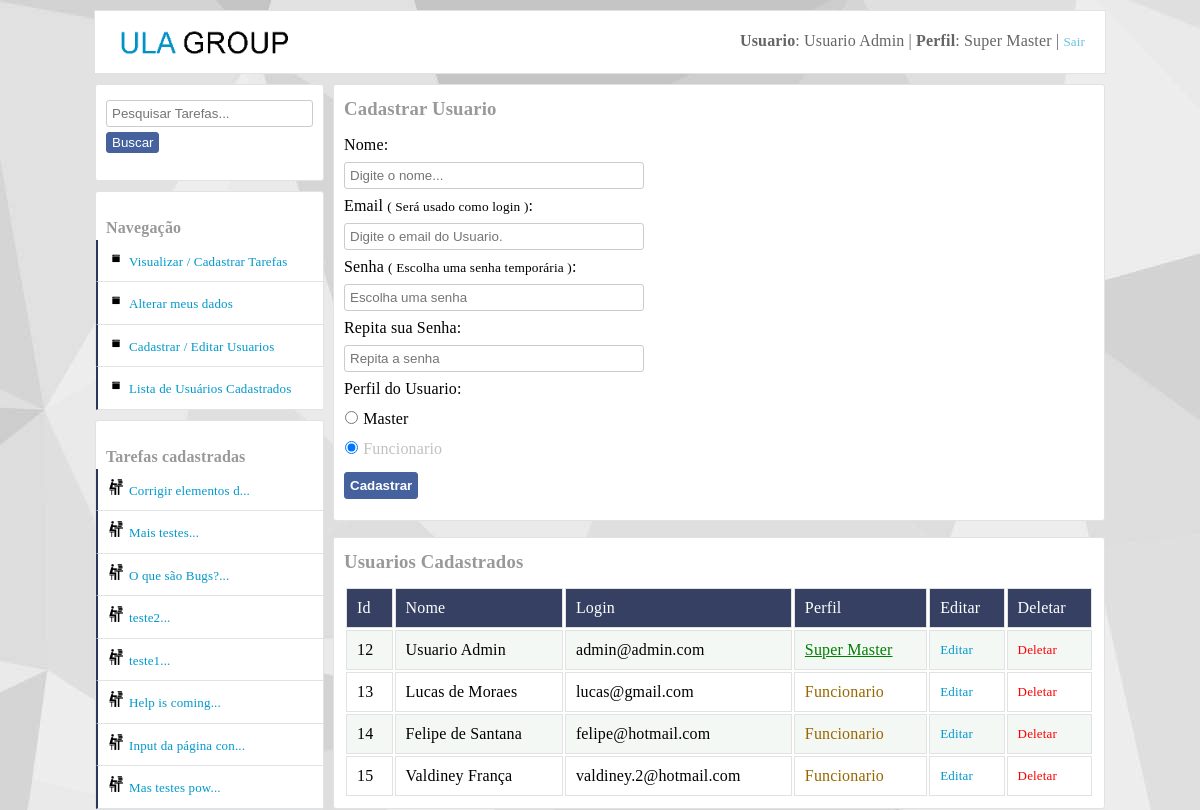
/cadastrar_usuarios.php (signed in), run on the app's committed database.
### tables this page shows
CREATE TABLE IF NOT EXISTS `usuarios` (
  `id` int(11) NOT NULL AUTO_INCREMENT,
  `nome` varchar(40) NOT NULL,
  `login` varchar(40) NOT NULL,
  `senha` varchar(10) NOT NULL,
  `dataCadastro` varchar(10) NOT NULL,
  `perfil` int(11) NOT NULL,
  `perfil_master_master` int(11) DEFAULT NULL,
  PRIMARY KEY (`id`)
);

CREATE TABLE IF NOT EXISTS `tarefas` (
  `id` int(11) NOT NULL AUTO_INCREMENT,
  `titulo` varchar(50) NOT NULL,
  `texto` text NOT NULL,
  `vinculoUsuario` int(11) NOT NULL,
  `dataCadastro` varchar(10) NOT NULL,
  `situacao` int(11) DEFAULT NULL,
  `dataAcao` varchar(10) DEFAULT NULL,
  `criadorDaTarefa` int(11) NOT NULL,
  PRIMARY KEY (`id`),
  KEY `fk_criador_da_tarefa` (`criadorDaTarefa`),
  KEY `fk_quem_vai_fazer_a_tarefa` (`vinculoUsuario`)
);

### Container.class.php (called while the page is built, shortened)
<?php
class Container
{
	public static function getUsuario()
	{
		$usuario = new UsuarioModel(self::getConexao());
		return $usuario;
	}
	public static function getConexao()
	{
		$servidor = "false";
		if ($servidor == "true")
		{
			$conexao = new Conexao("mysql.hostinger.com.br","u592982482_ney","u592982482_ney","32402709ney");
		}
		else
		{
			$conexao = new Conexao("localhost","tarefas","root","");
		}
	    return $conexao;
	}
}

### db/Conexao.class.php (called while the page is built, shortened)
<?php
class Conexao implements ConexaoInterface
{
	private $host;
	private $db;
	private $user;
	private $password;
	public function __construct($host, $db, $user, $password)
	{
		$this->host = $host;
		$this->db = $db;
		$this->user = $user;
		$this->password = $password;
	}
	public function connect()
	{
		return new \PDO("mysql:host={$this->host};dbname={$this->db}",$this->user,$this->password);
	}
}

### models/UsuarioModel.class.php (called while the page is built, shortened)
<?php
class UsuarioModel
{
	private $tableName = "usuarios";
	private $db;
	public function __construct(ConexaoInterface $conexao)
	{
		$this->db = $conexao->connect();
	}
	public function listar()
	{
		$query = $this->db->prepare("select * from {$this->tableName}");
		$query->execute();
		return $query->fetchAll(PDO::FETCH_OBJ);
	}
	public function colecaoUsuarioTarefas()
	{
		$query = $this->db->prepare("select usuarios.id as idUsuario, tarefas.id as idTarefas,
        nome, login, perfil, usuarios.dataCadastro as usuarioDataDoCadastro,
        titulo, texto, tarefas.dataCadastro as tarefasDataDoCadastro,
        situacao, dataAcao, criadorDaTarefa, vinculoUsuario
        from usuarios join tarefas on tarefas.criadorDaTarefa =
        usuarios.id order by tarefas.id desc");
        $query->execute();
		return $query->fetchAll(PDO::FETCH_OBJ);
	}
}

### utilidades/functions.php (called while the page is built, shortened)
<?php
function DelimitarPorTamnho($entrada,$tamanho,$acabamento)
{
	$saida = str_split($entrada,$tamanho);
    return $saida[0].$acabamento;
}

### cadastrar_usuarios.php (the view, shortened to what this page needs)
<?php
require_once("layout_parts/header.php");
require_once("layout_parts/banner.php");
require_once("utilidades/functions.php");
?>
	<article class="main">
	<section class="right">
		<section class="areas">
        <?php
        if (isset($_GET["editar"]))
        {
            $id = (int) $_GET["id"];
            foreach($usuario->listarWhere("id", $id) as $listar)
            {
                $retornaPerfilMasterMaster = $listar->perfil_master_master;
                $retornaPerfilMaster = $listar->perfil;
                $retornaIdUsuario = $listar->id;
            }
            if ($retornaPerfilMasterMaster == "1" and $_SESSION["perfil_master_master"] != "1")
            {
                setcookie("msgErro","Você não tem permissão para Editar um Usuario com Perfil ( Super Master )");
                header("Location:cadastrar_usuarios.php");
            }
            elseif ($retornaPerfilMaster == "1" and $_SESSION["perfil"] == "1" and $_SESSION["idUsuario"] != $retornaIdUsuario and $_SESSION["perfil_master_master"] != "1") {
                setcookie("msgErro","Um Usuário portador do perfil Master não pode editar um outro usuário com o mesmo perfil.");
                header("Location:cadastrar_usuarios.php");
            }
            else
            {
                require_once("editar_usuarios.php");
            }
        }
        else
        {
        ?>
	     <h3>Cadastrar Usuario</h3>
	     <form method="post" action="usuario_controller.php?cadastrar" class="form-login form-normal">
			<label for="nome">Nome:</label> <br>
			<input type="text" name="nome" id="nome" placeholder="Digite o nome..."> <br>
			<label for="email">Email <small>( Será usado como login )</small>:</label> <br>
			<input type="text" name="login" id="email" placeholder="Digite o email do Usuario."> <br>
			<label for="senha">Senha <small>( Escolha uma senha temporária )</small>:</label> <br>
			<input type="password" name="senha" id="senha" placeholder="Escolha uma senha"> <br>
            <label for="repita_senha">Repita sua Senha:</label> <br>
            <input type="password" name="repitaSenha" id="repita_senha" placeholder="Repita a senha"> <br>
            <label for="perfil">Perfil do Usuario:</label> <br>
            <input type="radio" name="perfil" value="1" id="master"> <label for="master">Master</label> <br>
            <input type="radio" name="perfil" value="2" id="funcionario" checked> <label for="funcionario">Funcionario</label> <br>
			<button type="submit" class="button-postar" id="entrar">Cadastrar</button>
		</form>
        <?php }  ?>
        </section>
        <section class="areas">
        	<h3>Usuarios Cadastrados</h3>
        	<table>
            <thead>
        		<tr class="tr-top">
        			<td>Id</td>
        			<td>Nome</td>
        			<td>Login</td>
        			<td>Perfil</td>
        			<td>Editar</td>
        			<td>Deletar</td>
        		</tr>
            </thead>
            <?php foreach($usuario->listar() as $listar):
             $tipoPerfil = "";
             if ($listar->perfil == "1" and $listar->perfil_master_master != "1")
             {
                $classPerfil = "master";
             	$tipoPerfil = "Master";
             }
             elseif ($listar->perfil == "1" and $listar->perfil_master_master == "1")
             {
                $classPerfil = "master";
                $tipoPerfil = "Super Master";
             }
             else
             {
                $classPerfil = "funcionario";
             	$tipoPerfil = "Funcionario";
             }
            ?>
                <tr>
                	<td><?php echo $listar->id; ?></td>
                	<td><?php echo $listar->nome; ?></td>
                	<td><?php echo $listar->login; ?></td>
                	<td class="<?php echo $classPerfil ?>"><?php echo $tipoPerfil; ?></td>
                    <td><a href="?editar&id=<?php echo $listar->id;?>" class="editar" title="Editar o Usuario <?php echo $listar->nome; ?>">Editar</a></td>
                    <td><a href="usuario_controller.php?deletar&id=<?php echo $listar->id;?>" class="deletar" title="Deletar o Usuario <?php echo $listar->nome; ?>">Deletar</a></td>                </tr>
        	<?php endforeach; ?>
        	</table>
        </section>
	</section>
	    <?php
	      require_once("layout_parts/area_left.php");
	    ?>
	</article>
</body>
</html>

### layout_parts/area_left.php (shortened to what this page needs)
<div id="main-area-left">
<section class="left">
<div class="div_oculta_left">
<form method="get" action="dashboard.php">
	<input type="search" name="input_pesquisa" id="input_pesquisa" placeholder="Pesquisar Tarefas...">
	<button type="submit" class="button-postar">Buscar</button>
</form>
</div>
</section>
<section class="left">
<br>
<b>Navegação</b>
<ul id="menu-left" class="cadastrar-usuario">
	<li><a href="dashboard.php">Visualizar / Cadastrar Tarefas</a></li>
	<li><a href="alterar_meus_dados.php?alterarMeusDados">Alterar meus dados</a></li>
	<?php if ($_SESSION["perfil"] == "1"): ?>
	<li><a href="cadastrar_usuarios.php">Cadastrar / Editar Usuarios</a></li>
	<?php endif; ?>
</ul>
</section>
<ul id="menu-left" class="cadastrar-usuario">
<li><a href="#" class="show_menu_usuarios_cadastrados">Lista de Usuários Cadastrados</a></li>
</ul>
<section class="left">
<br>
<b>Tarefas cadastradas</b>
<ul id="menu-left" class="cadastrar-usuario">
	<?php foreach($usuario->colecaoUsuarioTarefas() as $listar):?>
	  <li><a class="link-arquivos" href="visualizar_tarefa_completa.php?textoCompleto&id=<?php echo $listar->idTarefas; ?>" title="<?php echo $listar->titulo . ": (" . $listar->tarefasDataDoCadastro ." )"; ?>"><?php echo DelimitarPorTamnho($listar->titulo, 20, "..."); ?></a></li>
    <?php endforeach; ?>
</ul>
</section>
</div>

### css/style.css (style rules this page uses)
body { background:#e9eaed; font-family:Tahoma!important; margin:0; margin-top:10px; font-family: "freight-text-pro",Georgia,Cambria,"Times New Roman",Times,serif; letter-spacing: 0.01rem; font-weight: 400; font-style: normal; line-height: 1.5; background-image:url("css_img/fundo.jpg")!important; background-attachment: fixed; }
.main { width:1010px; height:auto; min-height:300px; padding:0; margin:auto; }
.areas { width:750px; height:auto; min-height:200px; background:#ffffff; margin:auto; border-radius:3px; border:1px solid #e1e2e3; margin-top:0px; padding:10px; }
.areas h1,h2,h3,h4 { margin:0; margin-bottom:10px; color:#999999; }
.button-postar { padding:5px; background:#46629e; border:1px solid #476199; border-radius:3px; color:white; margin:11px 0px; cursor:pointer; font-weight:bold; }
.right { float:right; }
#main-area-left { width:229px; }
.left { width:227px; background:white; height:auto; margin-top:10px; border:1px solid #e1e2e3; border-radius:3px; }
.left b { margin-left:10px; margin-top:10px!important; color:#999999; }
input { width:300px; padding:5px; border-radius:3px; border:1px solid #cccccc; outline:none; margin-top:5px; margin-bottom:5px; }
button { margin-top:8px; }
.form-login { border:1px solid #e1e2e3; padding:10px; border-radius:3px; margin:10px 10px 10px; }
.form-normal { border:0; margin:0; padding:0; }
input[type="radio"]:checked + label { color:silver; }
input[type="radio"] { padding:0; margin-top:10px!important; width:15px; margin:0; }
a { color:#0099cc; font-size:13px; text-decoration:none; }
ul { margin:0; padding:0; list-style:none; }
#menu-left a { display:block; padding:10px; background:white; border-bottom:1px solid #e1e2e3; border-left:2px solid #2c375d; }
.cadastrar-usuario a::before { content: url(css_img/icone_cadastrar_usuario.png); margin-right:5px; }
.link-arquivos::before { content: url(css_img/icone_arquivos.png)!important; margin-right:5px; }
table { width:100%; }
table tr td { border:1px solid #e1e2e3; padding:10px; }
table tbody tr:nth-child(2n+1) { background:#f4f8f5; }
.tr-top { background:#364062; color:white; }
.deletar { color:#ff0000; }
.master { color:green; text-decoration:underline; }
.funcionario { color:#996600; }
.show_menu_usuarios_cadastrados { display:block; padding-top:10px; padding-bottom:10px; background:white; width:205px; border-left:2px solid #009900; margin-left:1px; margin-top:-1px; }
.div_oculta_left { padding:10px; padding-bottom:0; }
.div_oculta_left input { width:207px; }
.div_oculta_left button { margin-top:0px; padding-top:2px; padding-bottom:2px; font-weight:normal; }

### css/SimpleAnimationCSS.css (style rules this page uses)
.comes-here { -webkit-animation:comes-here 1.5s 1; -moz-animation:comes-here 1.5s 1; -o-animation:comes-here 1.5s 1; -ms-animation:comes-here 1.5s 1; }

### data on the page
usuarios: id "12", nome "Usuario Admin", login "admin@admin.com", tipoPerfil "Super Master"
usuarios: id "13", nome "Lucas de Moraes", login "lucas@gmail.com", perfil "Funcionario"
usuarios: id "14", nome "Felipe de Santana", login "felipe@hotmail.com", perfil "Funcionario"
usuarios: id "15", nome "Valdiney França", login "valdiney.2@hotmail.com", perfil "Funcionario"
tarefas: titulo "Corrigir elementos d..."
tarefas: titulo "Mais testes..."
tarefas: titulo "O que são Bugs?..."
tarefas: titulo "teste2..."
tarefas: titulo "teste1..."
tarefas: titulo "Help is coming..."
tarefas: titulo "Input da página con..."
tarefas: titulo "Mas testes pow..."

### other printed values
$_SESSION["nome"] "Usuario Admin"
$tipoPerfil "Super Master"
